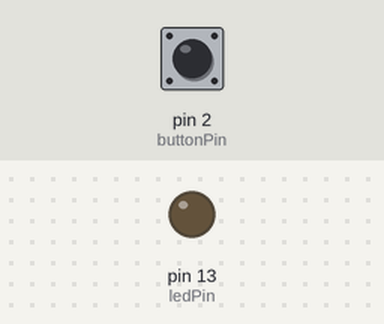
Recording of a sketch running on a simulated Arduino Uno, built with avr-gcc and run on an emulated ATmega328P. On the bench: output pins drawn as LEDs (lit = HIGH). Inputs (shaded band) come from the test bench; at power-on: pin 2 (buttonPin) LOW.

Above: at 1.2 s.
1.3 s: pin 2 (buttonPin) pulled HIGH for 0.15 s
At 2.2 s:
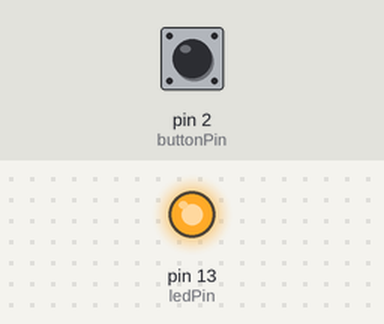
2.9 s: pin 2 (buttonPin) pulled HIGH for 1 s
At 3.4 s:
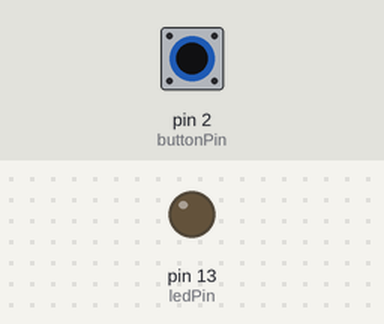
5.4 s: pin 2 (buttonPin) pulled HIGH for 3.2 s
At 6.5 s:
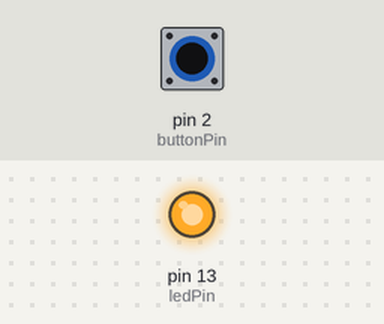
Timing chart, 0 to 8.4 s (numbered marks = the images above; inputs shaded):
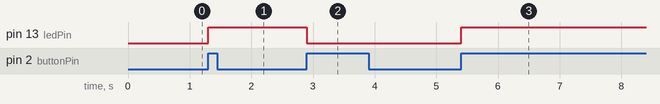

Measured:
- after the input at 1.3 s, pin 13 (ledPin): LOW → HIGH at once
- after the input at 2.9 s, pin 13 (ledPin): HIGH → LOW at once
- after the input at 5.4 s, pin 13 (ledPin): LOW → HIGH at once

The sketch:

Interrupt.ino
```cpp
const int ledPin = 13;
const int buttonPin = 2;
volatile int ledState = LOW;
volatile unsigned long lastInterrupt = 0;
// vibrasjoner i knappen kan tolkes som at man trykker to ganger (f.eks hvis man trykker hardt på en nødknapp). Derfor setter man en tidsgrense som sjekker tid.
// volatile vil lagre variabelen i RAM med en gang, for å hindre at den ikke oppdateres. Nyttig i interrupt funksjoner.

void setup() {
  pinMode(ledPin, OUTPUT);
  pinMode(buttonPin, INPUT);
  attachInterrupt(digitalPinToInterrupt(buttonPin), funksjon, RISING);
}

void loop() {
  digitalWrite(ledPin, ledState);
}

void funksjon(){
  if((millis() - lastInterrupt) > 20){
    // Alternativ måte (kortere): ledState = !ledState;
    if(ledState == HIGH){
    ledState = LOW;
    }
    else if(ledState == LOW){
      ledState = HIGH;
    }
    lastInterrupt = millis();
  }
}
```
